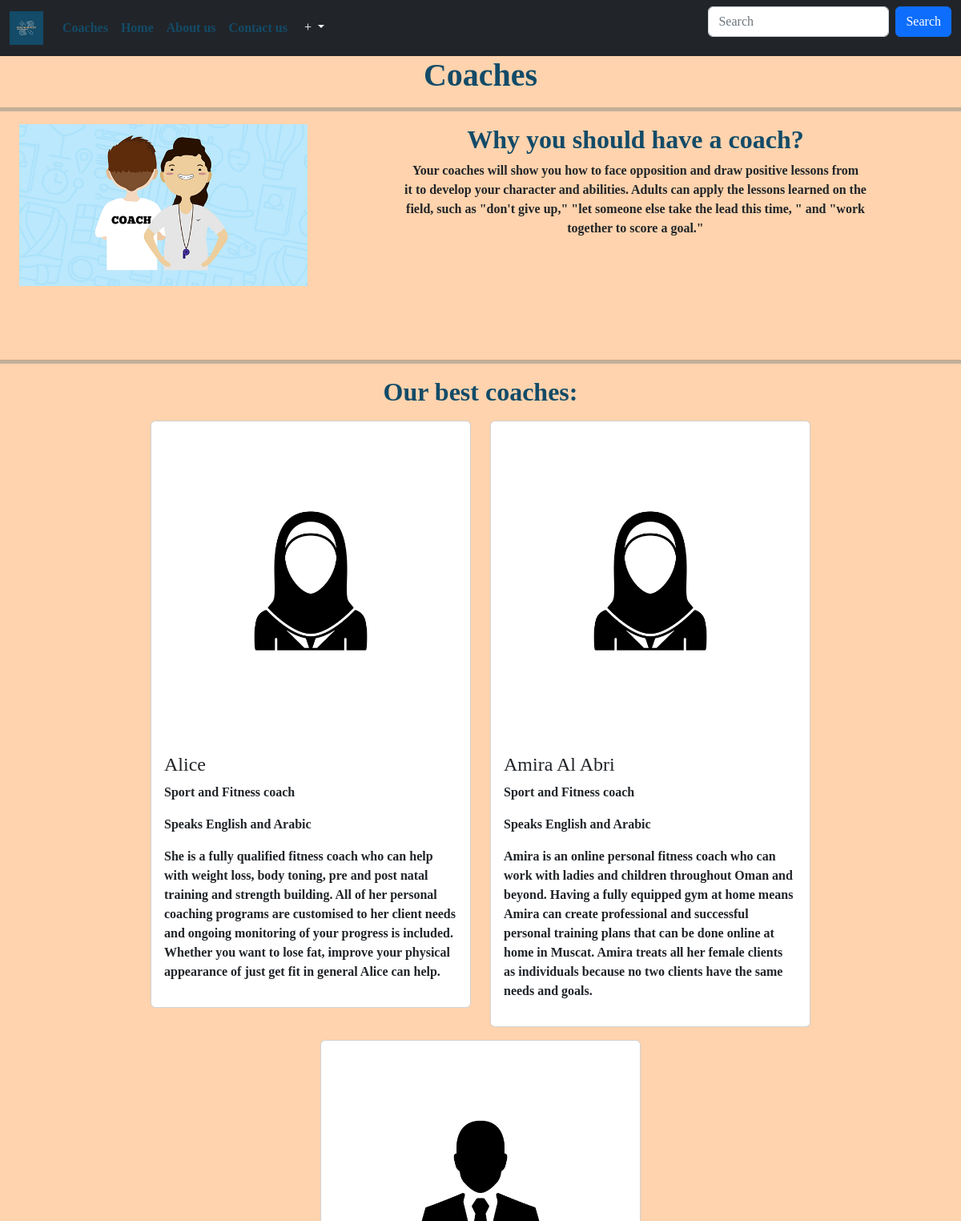
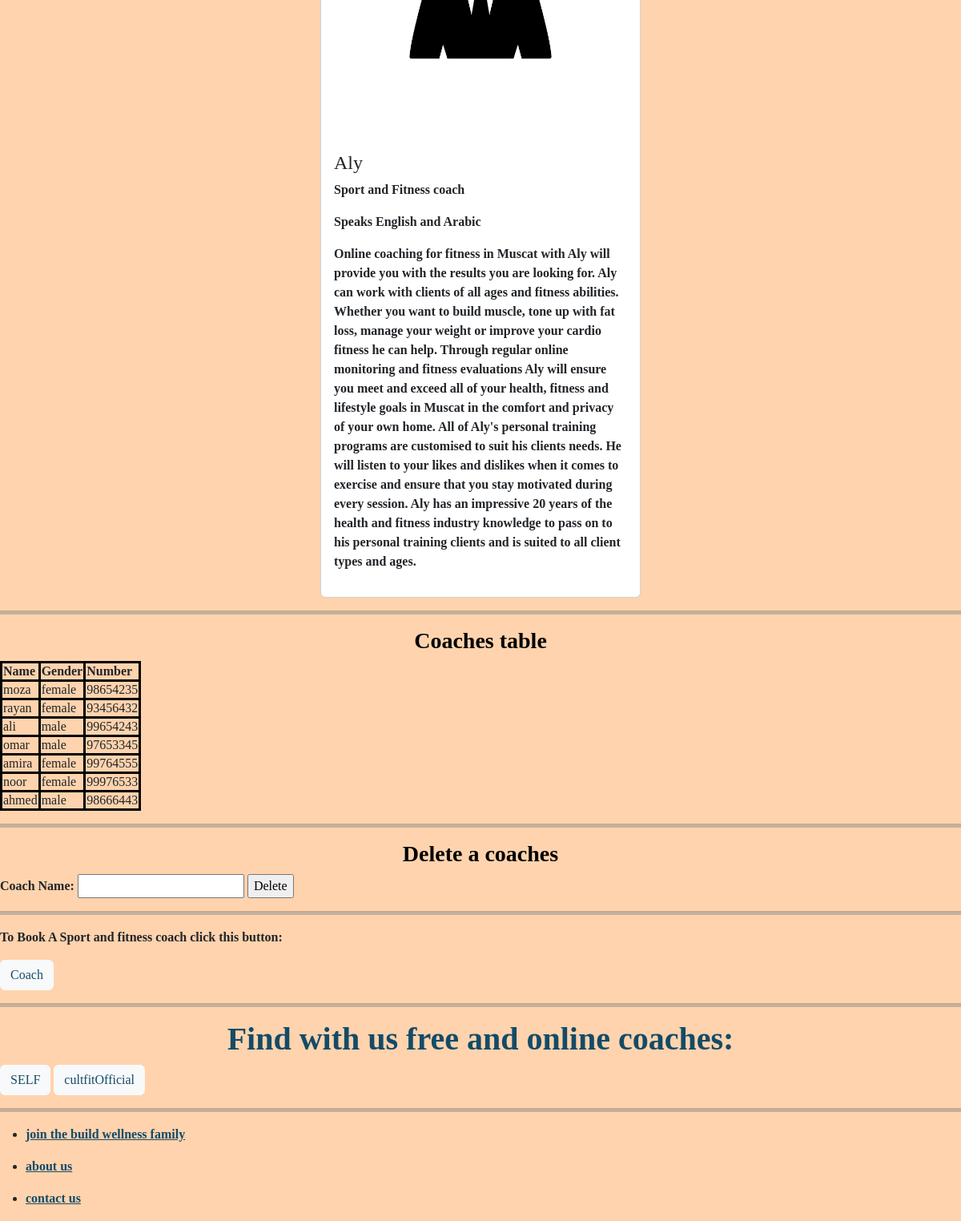
Page /Coaches.php on the committed database (2 pictures, top to bottom).
### tables this page shows
CREATE TABLE `coaches` (
  `name` varchar(20) NOT NULL,
  `gender` varchar(8) NOT NULL,
  `number` int(8) NOT NULL
);

### Coaches.php (the view, shortened to what this page needs)
<html>
<head>
    <link href="https://cdn.jsdelivr.net/npm/bootstrap@5.2.3/dist/css/bootstrap.min.css" rel="stylesheet">
    <link rel="stylesheet" href="project_style.css">
</head>
<body>
    <nav class="navbar navbar-expand-sm navbar-dark bg-dark">
        <div class="container-fluid">
          <a class="navbar-brand" href="logo-color.png"><img src="logo-color.png" alt="logo"
              style="width:42px;height:42px;">
          </a>
          <div class="collapse navbar-collapse" id="mynavbar">
            <ul class="navbar-nav me-auto">
              <li class="nav-item">
                <a class="nav-link" href="javascript:void(0)">Coaches</a>
              </li>
              <li class="nav-item">
                <a class="nav-link" href="index.html">Home</a>
              </li>
              <li class="nav-item">
                <a class="nav-link" href="about-us.html">About us</a>
              </li>
              <li class="nav-item">
                <a class="nav-link" href="contact-us.html">Contact us</a>
              </li>
              <div class="dropdown">
                <button type="button" class="btn btn-dark dropdown-toggle" data-bs-toggle="dropdown" >
                  +
                </button>
              </div>
            </ul>
            <form class="d-flex" method="get" action="searchBar.php">
              <input class="form-control me-2" type="text" placeholder="Search" name="page">
              <input class="btn btn-primary" type="submit" value="Search">
            </form>
          </div>
        </div>
      </nav>
    <h1>Coaches</h1>
    <hr>
    <div>
        <img src="coach1.jpg" alt="Leslie Fischer healthy lifestyle experience" style="width:30% ;margin-left: 2%;" align="left" >
        <h2>Why you should have a coach?</h2>
        <p style="text-align: center;">Your coaches will show you how to face opposition and draw positive lessons from<br />
            it to develop your character and abilities. Adults can apply the lessons learned
            on the<br />field, such as "don't give up," "let someone else take the lead this time,
            " and "work <br />together to score a goal."</p>
    </div>
    <br />
    <br />
    <br />
    <br />
    <br />
    <hr>
    <h2>Our best coaches:</h2>
    <div class="container mt-3">
        <div class="row">
            <div class="col-6">
                <div class="card" style="width:400px">
                    <img class="card-img-top" src="female icon.png" alt="Card image" style="width:100%">
                    <div class="card-body">
                        <h4 class="card-title">Alice</h4>
                        <p class="card-text">Sport and Fitness coach</p>
                        <p class="card-text">Speaks English and Arabic</p>
                        <p>She is a fully qualified fitness coach who can help with weight loss, body toning, pre and post natal training and strength building.
                            All of her personal coaching programs are customised to her client needs and ongoing monitoring of your progress is included.
                            Whether you want to lose fat, improve your physical appearance of just get fit in general Alice can help.
                        </p>
                    </div>
                </div>
            </div>
            <div class="col-6">
                <div class="card" style="width:400px">
                    <img class="card-img-top" src="female icon.png" alt="Card image" style="width:100%">
                    <div class="card-body">
                        <h4 class="card-title">Amira Al Abri</h4>
                        <p class="card-text">Sport and Fitness coach</p>
                        <p class="card-text">Speaks English and Arabic</p>
                        <p>Amira is an online personal fitness coach who can work with ladies and children throughout Oman and beyond.
                            Having a fully equipped gym at home means Amira can create professional and successful personal training plans that can be done online at home in Muscat.
                            Amira treats all her female clients as individuals because no two clients have the same needs and goals.
                        </p>
                    </div>
                </div>
            </div>
        </div>
    </div>
    <div class="container mt-3">
        <div class="card" style="width:400px">
            <img class="card-img-top" src="male2.png" alt="Card image" style="width:100%">
            <div class="card-body">
                <h4 class="card-title">Aly</h4>
                <p class="card-text">Sport and Fitness coach</p>
                <p class="card-text">Speaks English and Arabic</p>
                        <p>Online coaching for fitness in Muscat with Aly will provide you with the results you are looking for.
                            Aly can work with clients of all ages and fitness abilities. Whether you want to build muscle, tone up with fat loss, manage your weight or improve your cardio fitness he can help.
                            Through regular online monitoring and fitness evaluations Aly will ensure you meet and exceed all of your health, fitness and lifestyle goals in Muscat in the comfort and privacy of your own home.
                            All of Aly's personal training programs are customised to suit his clients needs. He will listen to your likes and dislikes when it comes to exercise and ensure that you stay motivated during every session.
                            Aly has an impressive 20 years of the health and fitness industry knowledge to pass on to his personal training clients and is suited to all client types and ages.
                        </p>
            </div>
        </div>
    </div>
    <hr>
    <h3>Coaches table</h3>
    <?php
$servername = "localhost";
$username = "root";
$password = "";
$dbname = "project";
$conn = new mysqli($servername, $username, $password, $dbname);
?>
    <?php
$sql = "SELECT * FROM coaches";
$result = $conn->query($sql);
?>
<?php
if ($result->num_rows > 0) {
    echo "<table border=2>";
    echo "<tr><th>Name</th><th>Gender</th><th>Number</th></tr>";
    while($row = $result->fetch_assoc()) {
        echo "<tr><td>".$row["name"]."</td><td>".$row["gender"]."</td><td>".$row["number"]."</td></tr>";
    }
    echo "</table>";
} else {
    echo "No results found";
}
?>
    <hr>
    <h3>Delete a coaches</h3>
    <form method="POST" action="delete.php">
  <label for="name">Coach Name:</label>
  <input type="text" name="name" id="name">
  <input type="submit" value="Delete">
</form>
    <hr>
    <p>To Book A Sport and fitness coach click this button:</p>
    <a href="Booking.html#bookCoach" class="btn btn-light">Coach</a>
    <hr>
    <h1>Find with us free and online coaches:</h1>
        <a href="https://www.youtube.com/@self?app=desktop" class="btn btn-light">SELF</a>
        <a href="https://www.youtube.com/@cultfitOfficial?app=desktop" class="btn btn-light">cultfitOfficial</a>
    <hr>
    <footer>
        <ul>
            <li>
                <p><a href="registration.html">join the build wellness family </a></p>
            </li>
            <li>
                <p><a href="about-us.html">about us  </a></p>
            </li>
            <li>
                <p><a href="contact-us.html">contact us </a></p>
            </li>
        </ul>
      </footer>
</body>
</html>

### project_style.css (style rules this page uses)
h1,h2 { color: rgb(19,75,104); text-align: center;font-family: 'Times New Roman', Times, serif;font-weight: bold; }
h3 { color: rgb(0, 0, 0); text-align: center;font-family:Cambria, Cochin, Georgia, Times, 'Times New Roman', serif;font-weight: bold; }
body { background-color: rgb(255,211,173);font-family: 'Times New Roman', Times, serif;font-weight: bold;justify-content: center; }
hr { height: 5px; background-color:rgb(19,75,104) ; }
table, th, td { border:3px solid black; }
a:link { color: #134b68; }

### Coaches.php (style rules this page uses)
.container { display: flex; align-items: center; justify-content: center; }

### rows in the picture
coaches: name "moza", gender "female", number "98654235"
coaches: name "rayan", gender "female", number "93456432"
coaches: name "ali", gender "male", number "99654243"
coaches: name "omar", gender "male", number "97653345"
coaches: name "amira", gender "female", number "99764555"
coaches: name "noor", gender "female", number "99976533"
coaches: name "ahmed", gender "male", number "98666443"
